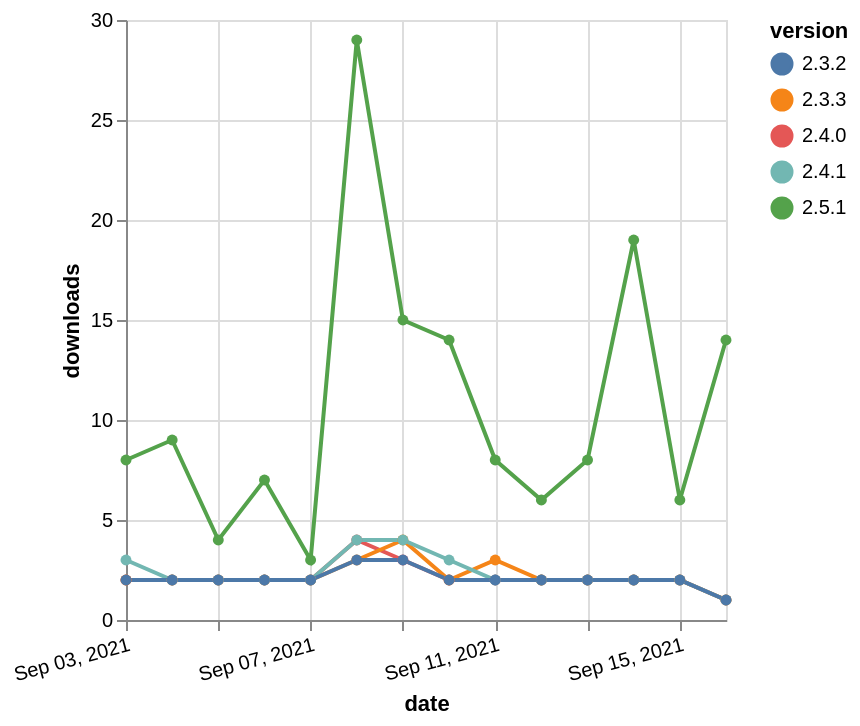

Describe this chart as a Vega-Lite specification.
### Vega-Lite specification from a JSON file in a GitHub repository (floating-point values rounded to 4 significant figures)
{"$schema": "https://vega.github.io/schema/vega-lite/v5.json", "description": "A simple bar chart with embedded data.", "data": {"values": [{"date": "2021-09-03", "total": 2924, "delta": 2, "version": "2.4.0"}, {"date": "2021-09-04", "total": 2926, "delta": 2, "version": "2.4.0"}, {"date": "2021-09-05", "total": 2928, "delta": 2, "version": "2.4.0"}, {"date": "2021-09-06", "total": 2930, "delta": 2, "version": "2.4.0"}, {"date": "2021-09-07", "total": 2932, "delta": 2, "version": "2.4.0"}, {"date": "2021-09-08", "total": 2936, "delta": 4, "version": "2.4.0"}, {"date": "2021-09-09", "total": 2939, "delta": 3, "version": "2.4.0"}, {"date": "2021-09-10", "total": 2941, "delta": 2, "version": "2.4.0"}, {"date": "2021-09-11", "total": 2943, "delta": 2, "version": "2.4.0"}, {"date": "2021-09-12", "total": 2945, "delta": 2, "version": "2.4.0"}, {"date": "2021-09-13", "total": 2947, "delta": 2, "version": "2.4.0"}, {"date": "2021-09-14", "total": 2949, "delta": 2, "version": "2.4.0"}, {"date": "2021-09-15", "total": 2951, "delta": 2, "version": "2.4.0"}, {"date": "2021-09-16", "total": 2952, "delta": 1, "version": "2.4.0"}, {"date": "2021-09-03", "total": 5957, "delta": 8, "version": "2.5.1"}, {"date": "2021-09-04", "total": 5966, "delta": 9, "version": "2.5.1"}, {"date": "2021-09-05", "total": 5970, "delta": 4, "version": "2.5.1"}, {"date": "2021-09-06", "total": 5977, "delta": 7, "version": "2.5.1"}, {"date": "2021-09-07", "total": 5980, "delta": 3, "version": "2.5.1"}, {"date": "2021-09-08", "total": 6009, "delta": 29, "version": "2.5.1"}, {"date": "2021-09-09", "total": 6024, "delta": 15, "version": "2.5.1"}, {"date": "2021-09-10", "total": 6038, "delta": 14, "version": "2.5.1"}, {"date": "2021-09-11", "total": 6046, "delta": 8, "version": "2.5.1"}, {"date": "2021-09-12", "total": 6052, "delta": 6, "version": "2.5.1"}, {"date": "2021-09-13", "total": 6060, "delta": 8, "version": "2.5.1"}, {"date": "2021-09-14", "total": 6079, "delta": 19, "version": "2.5.1"}, {"date": "2021-09-15", "total": 6085, "delta": 6, "version": "2.5.1"}, {"date": "2021-09-16", "total": 6099, "delta": 14, "version": "2.5.1"}, {"date": "2021-09-03", "total": 2933, "delta": 2, "version": "2.3.3"}, {"date": "2021-09-04", "total": 2935, "delta": 2, "version": "2.3.3"}, {"date": "2021-09-05", "total": 2937, "delta": 2, "version": "2.3.3"}, {"date": "2021-09-06", "total": 2939, "delta": 2, "version": "2.3.3"}, {"date": "2021-09-07", "total": 2941, "delta": 2, "version": "2.3.3"}, {"date": "2021-09-08", "total": 2944, "delta": 3, "version": "2.3.3"}, {"date": "2021-09-09", "total": 2948, "delta": 4, "version": "2.3.3"}, {"date": "2021-09-10", "total": 2950, "delta": 2, "version": "2.3.3"}, {"date": "2021-09-11", "total": 2953, "delta": 3, "version": "2.3.3"}, {"date": "2021-09-12", "total": 2955, "delta": 2, "version": "2.3.3"}, {"date": "2021-09-13", "total": 2957, "delta": 2, "version": "2.3.3"}, {"date": "2021-09-14", "total": 2959, "delta": 2, "version": "2.3.3"}, {"date": "2021-09-15", "total": 2961, "delta": 2, "version": "2.3.3"}, {"date": "2021-09-16", "total": 2962, "delta": 1, "version": "2.3.3"}, {"date": "2021-09-03", "total": 4639, "delta": 3, "version": "2.4.1"}, {"date": "2021-09-04", "total": 4641, "delta": 2, "version": "2.4.1"}, {"date": "2021-09-05", "total": 4643, "delta": 2, "version": "2.4.1"}, {"date": "2021-09-06", "total": 4645, "delta": 2, "version": "2.4.1"}, {"date": "2021-09-07", "total": 4647, "delta": 2, "version": "2.4.1"}, {"date": "2021-09-08", "total": 4651, "delta": 4, "version": "2.4.1"}, {"date": "2021-09-09", "total": 4655, "delta": 4, "version": "2.4.1"}, {"date": "2021-09-10", "total": 4658, "delta": 3, "version": "2.4.1"}, {"date": "2021-09-11", "total": 4660, "delta": 2, "version": "2.4.1"}, {"date": "2021-09-12", "total": 4662, "delta": 2, "version": "2.4.1"}, {"date": "2021-09-13", "total": 4664, "delta": 2, "version": "2.4.1"}, {"date": "2021-09-14", "total": 4666, "delta": 2, "version": "2.4.1"}, {"date": "2021-09-15", "total": 4668, "delta": 2, "version": "2.4.1"}, {"date": "2021-09-16", "total": 4669, "delta": 1, "version": "2.4.1"}, {"date": "2021-09-03", "total": 2582, "delta": 2, "version": "2.3.2"}, {"date": "2021-09-04", "total": 2584, "delta": 2, "version": "2.3.2"}, {"date": "2021-09-05", "total": 2586, "delta": 2, "version": "2.3.2"}, {"date": "2021-09-06", "total": 2588, "delta": 2, "version": "2.3.2"}, {"date": "2021-09-07", "total": 2590, "delta": 2, "version": "2.3.2"}, {"date": "2021-09-08", "total": 2593, "delta": 3, "version": "2.3.2"}, {"date": "2021-09-09", "total": 2596, "delta": 3, "version": "2.3.2"}, {"date": "2021-09-10", "total": 2598, "delta": 2, "version": "2.3.2"}, {"date": "2021-09-11", "total": 2600, "delta": 2, "version": "2.3.2"}, {"date": "2021-09-12", "total": 2602, "delta": 2, "version": "2.3.2"}, {"date": "2021-09-13", "total": 2604, "delta": 2, "version": "2.3.2"}, {"date": "2021-09-14", "total": 2606, "delta": 2, "version": "2.3.2"}, {"date": "2021-09-15", "total": 2608, "delta": 2, "version": "2.3.2"}, {"date": "2021-09-16", "total": 2609, "delta": 1, "version": "2.3.2"}]}, "width": "container", "mark": {"type": "line", "point": {"filled": true}}, "encoding": {"x": {"field": "date", "type": "temporal", "timeUnit": "yearmonthdate", "title": "date", "axis": {"labelAngle": -15}}, "y": {"field": "delta", "type": "quantitative", "title": "downloads"}, "color": {"field": "version", "type": "nominal"}, "tooltip": {"field": "delta"}}}
